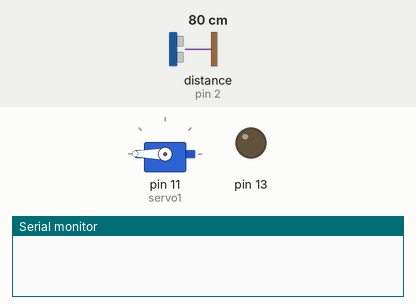
Bench run of a sketch on a simulated Arduino Uno, built with avr-gcc and run on an emulated ATmega328P. Shown: servo, output pins drawn as LEDs (lit = HIGH), the last lines printed to the serial monitor. Wiring (inferred from the names in the program): ultrasonic range finder: trigger pin 3; echo pin 2. Inputs (shaded band) come from the test bench; at power-on: distance to the obstacle (sensor on pin 2) 80 cm. The echo pulse lasts 58.3 µs per cm; pins used as bus, display or sensor lines are not drawn.

Above: at 1.2 s.
1.3 s: distance to the obstacle (sensor on pin 2) set to 73 cm
At 1.45 s:
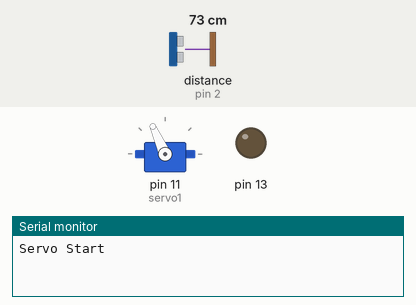
4.3 s: distance to the obstacle (sensor on pin 2) set to 250 cm
At 5.0 s:
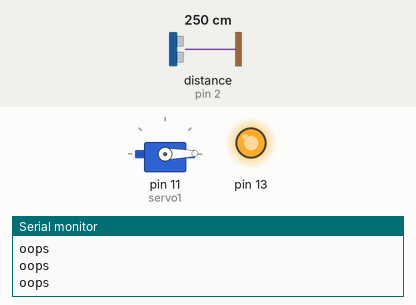
5.9 s: distance to the obstacle (sensor on pin 2) set to 81 cm
7.4 s: distance to the obstacle (sensor on pin 2) set to 73 cm
At 8.13 s:
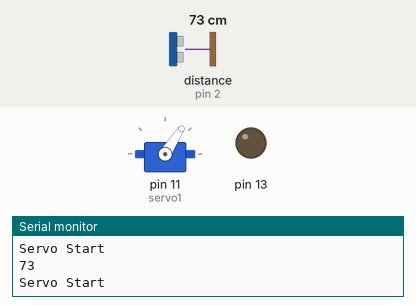
10.4 s: distance to the obstacle (sensor on pin 2) set to 2 cm
13.4 s: distance to the obstacle (sensor on pin 2) set to 120 cm
At 14.0 s:
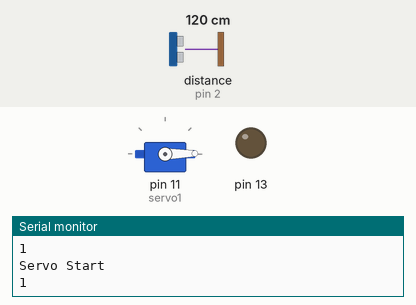
Timing chart, 0 to 16.0 s (numbered marks = the images above; inputs shaded):
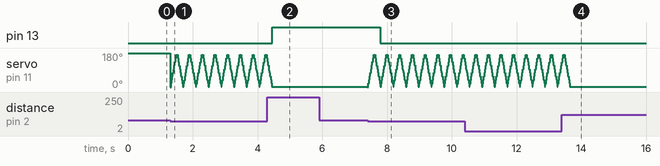

The sketch:

ultrasonic.ino
```cpp
#include <Servo.h>

#define echo 2

int max = 200, min =0;
long distance, pulseTime;


Servo servo1;
int pos1=0;

void setup() {
  Serial.begin(115200);
  pinMode(2, INPUT);
  pinMode(3, OUTPUT);
  pinMode(13, OUTPUT);

  int trig=3;

  servo1.attach(11);//pin at which servo is plugged in
  servo1.write(180);//degrees 180 or 0
}

void loop() {
  digitalWrite(3, LOW);
  delayMicroseconds(2);

  digitalWrite(3, HIGH);
  delayMicroseconds(10);

  digitalWrite(3, LOW);
  pulseTime = pulseIn(2, HIGH);

  distance = pulseTime/58.2;
  if(distance >= max || distance <= min ){
    digitalWrite(13, HIGH);
    Serial.println("oops");
  }else if(distance<=75){

    servo();
    digitalWrite(13, LOW);
    Serial.println(distance);
  }

}

void servo() {
  // put your main code here, to run repeatedly:
  Serial.println("Servo Start");
  for(pos1 = 0; pos1 < 180; pos1 += 1)
  {
    servo1.write(pos1);
    //Serial.println("ghuma");
    delay(1);
  }
  for(pos1 = 180; pos1 >= 1;pos1-=1)
  {
    servo1.write(pos1);
    //Serial.println("ghuma");
    delay(1);
  }
}
```

Measured:
- the behaviour switches between 76 and 75 cm on distance to the obstacle (sensor on pin 2) (found by bisection; images 0 and 1)
- the behaviour switches between 77 and 76 cm on distance to the obstacle (sensor on pin 2) (found by bisection; images 2 and 3)
- after the input at 4.3 s, pin 13: LOW → HIGH after 0.16 s; servo on pin 11 (servo1): goes on until 4.4 s, then stays 1°
- after the input at 13.4 s, servo on pin 11 (servo1): goes on until 13.6 s, then stays 1°
